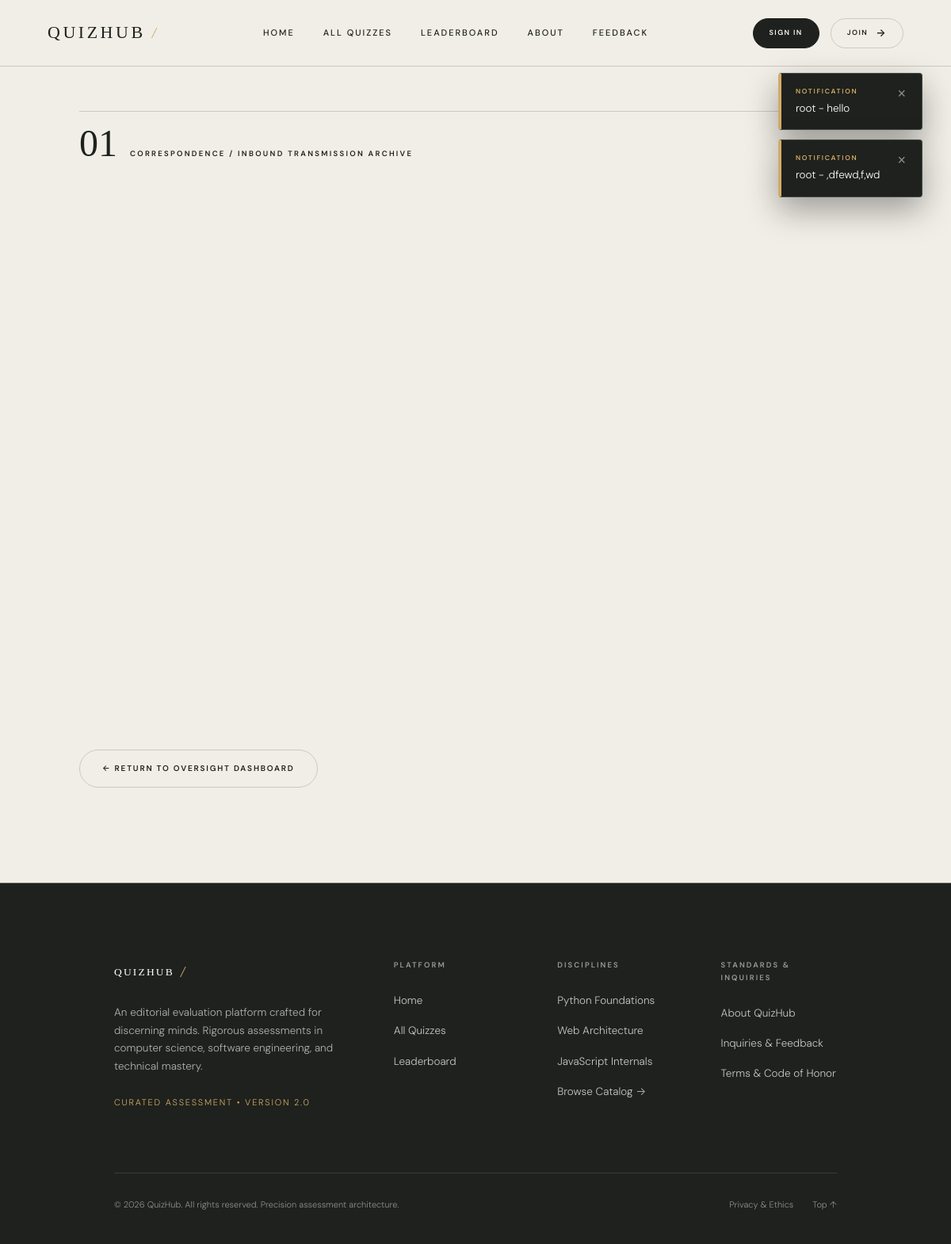
Page /message_view/root on the committed database.
### base/models.py (models this page shows)
class ContactMessage(models.Model):
    user = models.ForeignKey(User, on_delete=models.CASCADE, null=True, blank=True)
    subject = models.CharField(max_length=255)
    message = models.TextField()
    created_at = models.DateTimeField(auto_now_add=True)
    def __str__(self):
        return f"{self.user.username if self.user else 'Anonymous'} - {self.subject}"

### base/views.py (the view)
# urls.py: path("message_view/<str:username>", views.Message_view, name="message_view"),
def Message_view(request, username):
    user_object = get_object_or_404(User, username=username)  # Fetch the user by their username
    user_profile = get_object_or_404(Profile, user=user_object)  # Fetch the profile of the user
    messages = ContactMessage.objects.filter(user=user_object)  # Filter messages for this user
    print(f"Number of messages for {username}: {messages.count()}")
    context = {
        'messages': messages,  # List of messages related to this user
        'user_profile': user_profile,  # The profile of the user
        'username': username  # The username of the user
    }
    return render(request, 'message.html', context)

### templates/message.html (shortened to what this page needs)
{% extends "./index.html" %}
{% load static %}
{% block content %}
<section class="section-pad chapter-paper" style="padding-top: 140px; min-height: 85vh;">
    <div class="zh-container zh-container-narrow">
        <div class="section-number">
            <span class="sn-num">01</span>
            <span>Correspondence / Inbound Transmission Archive</span>
        </div>
        <div style="margin-top: 40px;">
            <a href="{% url 'dashboard' %}" class="zh-btn zh-btn-outline">
                ← Return to Oversight Dashboard
            </a>
        </div>
    </div>
</section>
{% endblock content %}

### templates/index.html (shortened to what this page needs)
{% load static %}
<!DOCTYPE html>
<html lang="en">
<head>
    <link rel="stylesheet" href="{% static 'css/style.css' %}">
</head>
<body class="{% block body_class %}{% endblock body_class %}">
    <div id="toastContainer" class="zh-toast-container" aria-live="polite" aria-atomic="true">
        {% if messages %}
            {% for message in messages %}
            <div class="zh-toast {% if message.tags == 'error' %}toast-error{% elif message.tags == 'success' %}toast-success{% endif %}" role="alert">
                <div style="flex-grow: 1;">
                    <span class="zh-toast-tag">
                        {% if message.tags == 'error' %}Alert / Error{% elif message.tags == 'success' %}Success / Verified{% else %}Notification{% endif %}
                    </span>
                    <p class="zh-toast-text">{{ message }}</p>
                </div>
                <button type="button" class="zh-toast-close" onclick="this.closest('.zh-toast').remove()" aria-label="Dismiss">×</button>
            </div>
            {% endfor %}
        {% endif %}
    </div>
    {% include "components/navbar.html" %}
    <main id="main-content">
        {% block content %}
        {% endblock content %}
    </main>
    {% include "components/footer.html" %}
</body>
</html>

### static/css/style.css (style rules this page uses)
:root { --ink: #1e211d; --paper: #f1eee7; --chalk: #fbfaf6; --clay: #8d4f36; --olive: #626852; --ochre: #d2ab68; --ochre-alt: #c99a63; --line: rgba(30, 33, 29, 0.18); --line-light: rgba(255, 255, 255, 0.32); --line-subtle: rgba(255, 255, 255, 0.14); --card-dark: rgba(18, 22, 18, 0.90); --nav-scrolled: rgba(241, 238, 231, 0.94); --error-dark: #e8b19a; --serif: "Cormorant Garamond", Georgia, serif; --sans: "DM Sans", -apple-system, BlinkMacSystemFont, "Segoe UI", Roboto, sans-serif; --radius-pill: 999px; --ease-editorial: cubic-bezier(0.16, 1, 0.3, 1); --ease-curtain: cubic-bezier(0.76, 0, 0.24, 1); --ease-spring: cubic-bezier(0.22, 1, 0.36, 1); }
*, *::before, *::after { box-sizing: border-box; }
html { scroll-behavior: smooth; -webkit-tap-highlight-color: transparent; background-color: var(--paper); color: var(--ink); }
body { margin: 0; padding: 0; font-family: var(--sans); font-weight: 300; font-size: 16px; line-height: 1.65; background-color: var(--paper); color: var(--ink); overflow-x: hidden; min-height: 100vh; display: flex; flex-direction: column; }
main { flex: 1 0 auto; }
a { color: inherit; text-decoration: none; transition: color 0.25s ease, opacity 0.25s ease; }
p { margin-top: 0; margin-bottom: 1.25rem; }
.section-number { font-size: 9.5px; text-transform: uppercase; letter-spacing: 0.24em; font-family: var(--sans); font-weight: 600; border-top: 1px solid var(--line); padding-top: 16px; margin-bottom: 30px; display: flex; align-items: baseline; gap: 16px; }
.section-number .sn-num { font-family: var(--serif); font-weight: 400; font-size: clamp(38px, 4vw, 56px); line-height: 1; letter-spacing: 0; }
.zh-container { width: 100%; max-width: 1440px; margin-left: auto; margin-right: auto; padding-left: clamp(20px, 6vw, 90px); padding-right: clamp(20px, 6vw, 90px); }
.zh-container-narrow { width: 100%; max-width: 1120px; margin-left: auto; margin-right: auto; padding-left: clamp(20px, 5vw, 60px); padding-right: clamp(20px, 5vw, 60px); }
.section-pad { padding-top: clamp(70px, 10vw, 130px); padding-bottom: clamp(70px, 10vw, 130px); }
.chapter-paper { background-color: var(--paper); color: var(--ink); }
.zh-btn { display: inline-flex; align-items: center; justify-content: center; gap: 10px; height: 48px; padding: 0 28px; border-radius: var(--radius-pill); font-family: var(--sans); font-size: 10px; font-weight: 600; letter-spacing: 0.18em; text-transform: uppercase; cursor: pointer; text-decoration: none; transition: background-color 0.3s ease, border-color 0.3s ease, color 0.3s ease, transform 0.2s ease, box-shadow 0.3s ease; border: 1px solid transparent; user-select: none; white-space: nowrap; }
.zh-btn-outline { background: transparent; color: var(--ink); border-color: var(--line); }
.zh-toast-container { position: fixed; top: 92px; right: clamp(16px, 3vw, 36px); z-index: 9999; display: flex; flex-direction: column; gap: 12px; max-width: min(420px, calc(100vw - 32px)); pointer-events: none; }
.zh-toast { pointer-events: auto; background: var(--ink); color: var(--chalk); border: 1px solid rgba(255, 255, 255, 0.18); border-left: 4px solid var(--ochre); padding: 16px 20px 16px 18px; border-radius: 4px; box-shadow: 0 16px 40px rgba(0, 0, 0, 0.35); backdrop-filter: blur(14px); -webkit-backdrop-filter: blur(14px); display: flex; align-items: flex-start; justify-content: space-between; gap: 16px; animation: toastSlideIn 0.35s var(--ease-spring) forwards; transition: opacity 0.35s ease, transform 0.35s ease; user-select: none; }
.zh-toast-tag { display: block; font-family: var(--sans); font-size: 8.5px; font-weight: 600; letter-spacing: 0.2em; text-transform: uppercase; color: var(--ochre); margin-bottom: 4px; }
.zh-toast-text { font-family: var(--sans); font-size: 13.5px; line-height: 1.5; color: #ffffff; margin: 0; }
.zh-toast-close { background: none; border: none; color: rgba(255, 255, 255, 0.5); font-size: 18px; line-height: 1; cursor: pointer; padding: 0; margin-left: 6px; transition: color 0.2s ease; }

### rows in the picture
ContactMessage: user+subject "root - hello"
ContactMessage: user+subject "root - ,dfewd,f,wd"
